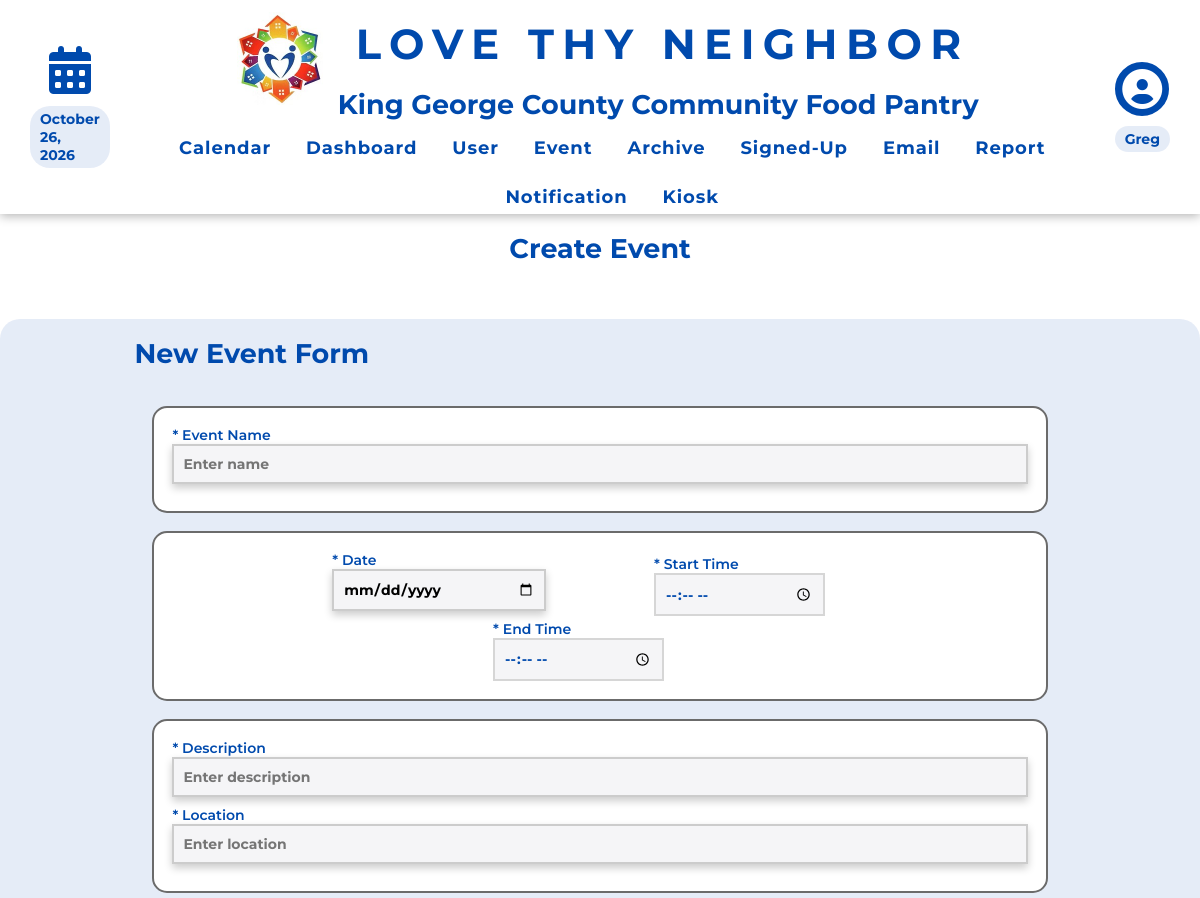
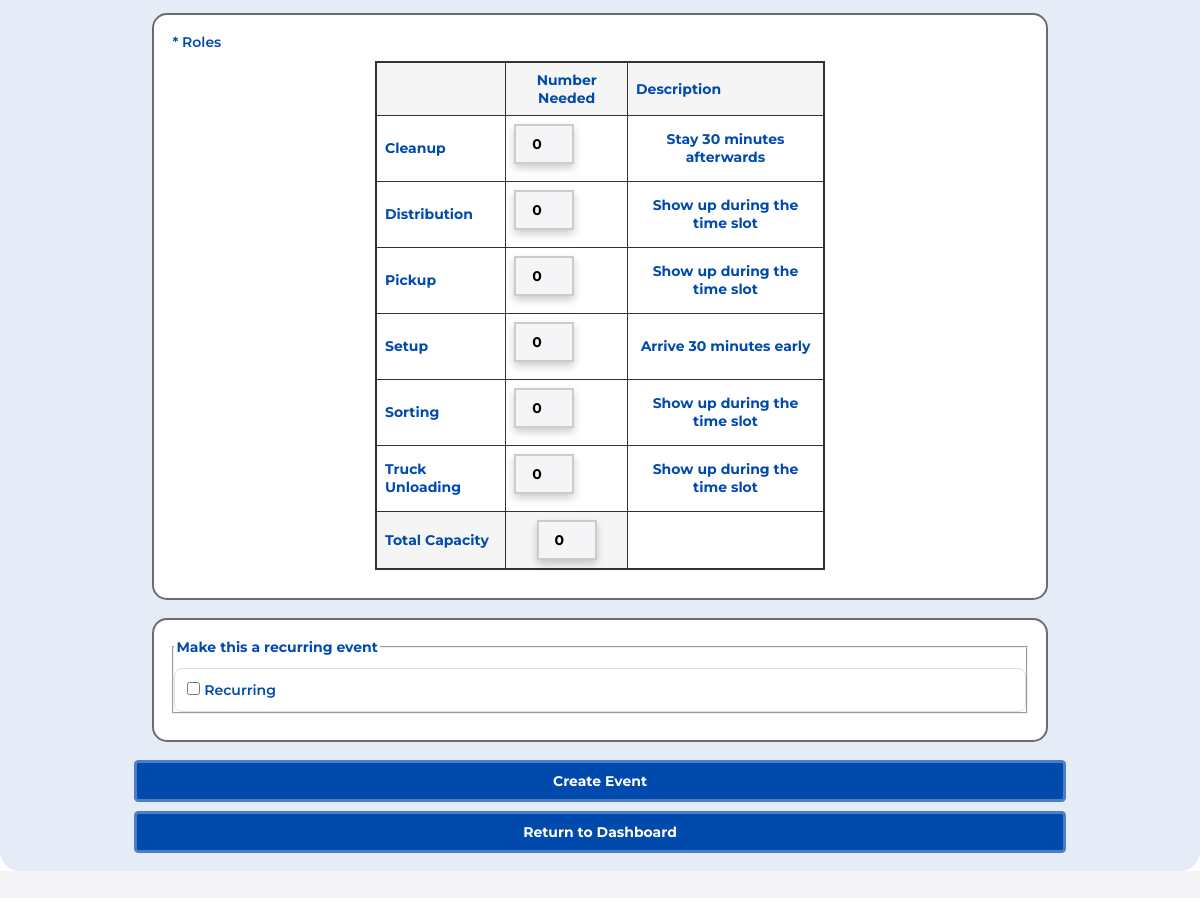
Page /addEvent.php (signed in) on the committed database (2 pictures, top to bottom).
### tables this page shows
CREATE TABLE `dbroles` (
  `role_id` int NOT NULL AUTO_INCREMENT,
  `role` varchar(255) DEFAULT NULL,
  `role_description` text,
  `shift_group` enum('Early','Main','Late') NOT NULL DEFAULT 'Main',
  PRIMARY KEY (`role_id`)
);

### database/dbRoles.php (called while the page is built, shortened)
<?php
function get_roles() {
    $con = connect();
    $result = mysqli_query($con, "SELECT `role_id`, `role`, `role_description` FROM `dbroles` ORDER BY `role`");
    $roles = [];
    while ($row = mysqli_fetch_assoc($result)) {
        $roles[] = $row;
    }
    return $roles;
}

### addEvent.php (the view, shortened to what this page needs)
<?php session_cache_expire(30);
    require_once('database/dbRoles.php');
    $date = null;
    $allRoles = get_roles();
?><!DOCTYPE html>
<html>
    <head>
        <?php require_once('universal.inc') ?>
    </head>
    <body>
        <?php require_once('header.php') ?>
        <h1 style="color: var(--main-color); font-weight: bold;">Create Event</h1>
        <main class="date">
            <h2 style="color: var(--main-color); font-weight: bold;">New Event Form</h2>
            <form id="new-event-form" method="POST">
                <div class="event-sect">
                <label for="name">* Event Name </label>
                <input type="text" id="name" name="name" required placeholder="Enter name">
                </div>
                <div class="event-sect">
                <div class="event-datetime">
                    <div class="event-time">
                        <div class="event-date">
                        <label for="name">* Date </label>
                        <input type="date" id="date" name="date" <?php if ($date) echo 'value="' . $date . '"'; ?> min="<?php echo date('Y-m-d'); ?>" required>
                        </div>
                        <div class="event-date">
                        <label for="name">* Start Time </label>
                        <input type="time" id="start-time" name="start-time" required>
                        </div>
                    </div>
                    <div class="event-time">
                        <div class="event-date">
                        <label for="name">* End Time </label>
                        <input type="time" id="end-time" name="end-time" required>
                        </div>
                    </div>
                </div>
                </div>
                <div class="event-sect">
                <label for="name">* Description </label>
                <input type="text" id="description" name="description" required placeholder="Enter description">
                <label for="name">* Location </label>
                <input type="text" id="location" name="location" placeholder="Enter location" required>
                </div>
                <div class="event-sect">
                    <label>* Roles</label>
                    <table class="roles-table">
                        <thead>
                            <tr>
                                <th></th>
                                <th>Number Needed</th>
                                <th>Description</th>
                            </tr>
                        </thead>
                        <tbody>
                        <tbody>
                            <?php foreach ($allRoles as $role): ?>
                                <tr>
                                    <td><?php echo htmlspecialchars($role['role']); ?></td>
                                    <td>
                                        <input
                                            type="number"
                                            class="role-count"
                                            name="roles[<?php echo (int)$role['role_id']; ?>]"
                                            value="0"
                                            min="0"
                                            max="100"
                                            oninput="if(this.value > 100) this.value = 100"
                                            onkeydown="if(event.key === '-') event.preventDefault();"
                                        >
                                    </td>
                                    <td>
                                        <?php echo htmlspecialchars($role['role_description']); ?>
                                    </td>
                                </tr>
                            <?php endforeach; ?>
                        </tbody>
                        <tfoot>
                            <tr>
                                <th>Total Capacity</th>
                                <th>
                                    <input type="number" id="totalCapacity" name="capacity" placeholder="Enter total capacity" value="0" readonly>
                                </th>
                        </tfoot>
                    </table>
                </div>
                <div class="event-sect">
                    <fieldset style="display:flex; align-items:center; gap:8px; margin-bottom:8px;">
                        <legend style="color: var(--main-color); font-weight:bold;">Make this a recurring event</legend>
                        <label style="margin-top:12px; padding:12px; border:1px solid #e0e0e0; border-radius:8px;">
                            <input type="checkbox" id="recurring" name="recurring" value="1">
                            Recurring
                        </label>
                </div>
                <input type="submit" value="Create Event" style="width:100%; font-weight:bold;">
            </form>
                <?php if ($date): ?>
                    <a class="button cancel" href="calendar.php?month=<?php echo substr($date, 0, 7) ?>" style="margin-top: -.5rem; font-weight:bold;">Return to Calendar</a>
                <?php else: ?>
                    <a class="button cancel" href="index.php" style="margin-top: -.5rem; font-weight:bold;">Return to Dashboard</a>
                <?php endif ?>
        </main>
    </body>
</html>

### css/base.css (style rules this page uses)
html, body, header, main, footer, div, span, p, h1, h2, h3, h4, h5, h6, ul, ol, li, input, select, textarea, form, section, label, table, td, tr, th, form, fieldset, em, button, a { padding: 0; margin: 0; font-size: inherit; font-family: inherit; font-weight: inherit; text-decoration: none; font-style: normal; box-sizing: border-box; text-align: left; list-style-type: none; border-spacing: 0; font-weight: bold; }
:root { --page-background-color: #f5f5f7; --page-font-color: rgb(0, 74, 173); --inactive-font-color: #6b6b6b; --inactive-background-color: #eeeeee; --standout-background: #ffffff; --happy-toast-background-color: #7fa88a; --happy-toast-font-color: #ffffff; --info-toast-background-color: #e6e6e6; --info-toast-font-color: #111111; --error-toast-background-color: rgb(203, 37, 26); --error-toast-font-color: #ffffff; --shadow-and-border-color: #d6d6d6; --accent-color: rgb(62, 129, 50); --main-color: rgb(0, 74, 173); --secondary-accent-color: rgb(62, 129, 50); --wv-accent-color: #C9AB81; --wv-accent-foreground: #ffffff; --wv-bg-light: #ffffff; --wv-text-dark: #111111; --wv-muted-text: #6b6b6b; --calendar-event-color: #b0b0b0; --calendar-event-color-hover: var(--accent-color); --calendar-today-border: 2px solid var(--secondary-accent-color); --button-font-color: #ffffff; --button-padding: 0.5rem 1.5rem; --button-border-radius: 0.25rem; --standard-border: 1px solid #cccccc; --light-border: 1px solid var(--shadow-and-border-color); --text-field-border: 2px solid #cccccc; --cancel-button-background-color: var(--main-color); --error-color: rgb(203, 37, 26); font-size: 18px; font-family: Montserrat; font-weight: 300; }
body { background-color: var(--page-background-color); color: var(--page-font-color); font-family: Montserrat; }
a { color: var(--main-color); }
main:not(.login):not(.calendar-view):not(.dashboard) { padding: 1rem; }
input[type=text], input[type=password], input[type=date], input[type=email], input[type=number], input[type=tel], select, textarea, .pseudo-input, .pseudo-input-disabled { border: var(--text-field-border); border-radius: 0; padding: 0.5rem; width: 100%; background-color: var(--page-background-color); margin-bottom: 0.5rem; scroll-margin: 7.5rem; box-shadow: 0px 4px 8px rgba(0,0,0,0.2); color: black; }
input[type=submit], .button, a.button-signup { color: var(--button-font-color); background-color: var(--main-color); padding: var(--button-padding); border: 3px solid rgba(255, 255, 255, 0.295); border-radius: var(--button-border-radius); font-weight: 500; width: 100%; transition: background-color .3s; cursor: pointer; text-align: center; }
label { color: var(--page-font-color); font-weight: 600; width: 100%; text-align: left; }
h1 { font-size: 1.5rem; font-weight: 500; margin-bottom: 2rem; background-color: var(--page-main-color); color: var(--main-color); width: 100%; text-align: center; padding: 1rem; }
h2 { font-size: 1.5rem; font-weight: 500; }
.button { display: inline-block; }
button.cancel, a.cancel { background-color: var(--cancel-button-background-color); color: white; }
main.date { gap: 1rem; margin-bottom: 4rem; }
@media only screen and (min-width: 1024px) { main.date { width: 100%; display: flex; flex-direction: column; align-items: center; } }
@media only screen and (min-width: 1024px) { main.date > * { width: 80%; } }
div .event-time { display: flex; flex-wrap: nowrap; justify-content: center; align-items: center; margin: auto; }
div .event-date { max-width: 50%; min-width: 25%; margin-right: 3rem; margin-left: 3rem; }
div .event-date > input[type=time] { background-color: var(--page-background-color); color: var(--page-font-color); border: 2px solid var(--shadow-and-border-color); padding: 0.5rem; min-width: 80%; }
.event-sect { border: 2px solid var(--inactive-font-color); border-radius: 15px; margin: 1rem; padding: 1rem; background-color: rgb(255,255,255); }
.roles-table { border-collapse: collapse; width: 450px; margin: 10px auto; border: 2px solid #333; }
.roles-table th, .roles-table td { border: 1px solid #333; padding: 8px; }
.roles-table th { background-color: #f5f5f5; text-align: left; }
.roles-table th:nth-child(2) { text-align: center; }
.roles-table td:last-child { text-align: center; }
.roles-table input { width: 60px; }
#totalCapacity { display: block; margin: 0 auto; }
.roles-table input[type="number"] { width: 60px; text-align: center; }

### rows in the picture
dbroles: role "Cleanup", role_id "0", role_description "Stay 30 minutes afterwards"
dbroles: role "Distribution", role_id "0", role_description "Show up during the time slot"
dbroles: role "Pickup", role_id "0", role_description "Show up during the time slot"
dbroles: role "Setup", role_id "0", role_description "Arrive 30 minutes early"
dbroles: role "Sorting", role_id "0", role_description "Show up during the time slot"
dbroles: role "Truck Unloading", role_id "0", role_description "Show up during the time slot"

### other values in the picture
$firstName "Greg"
